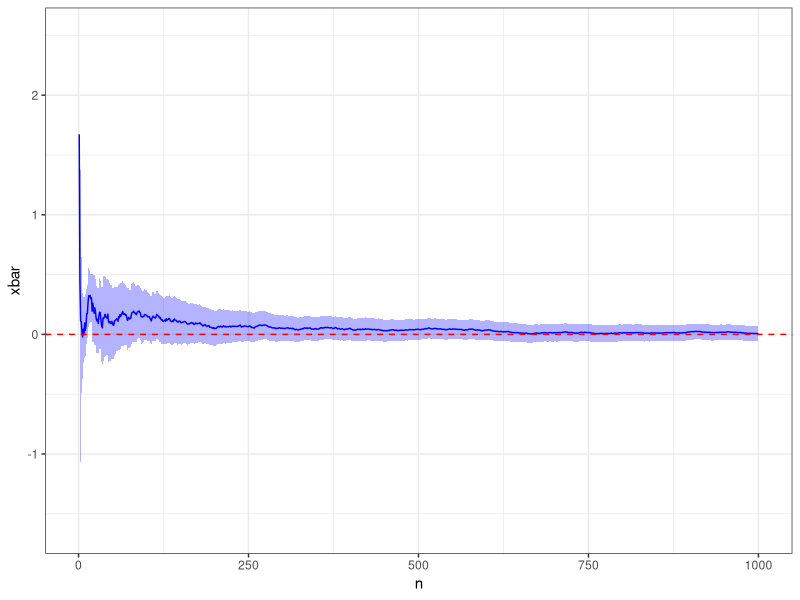
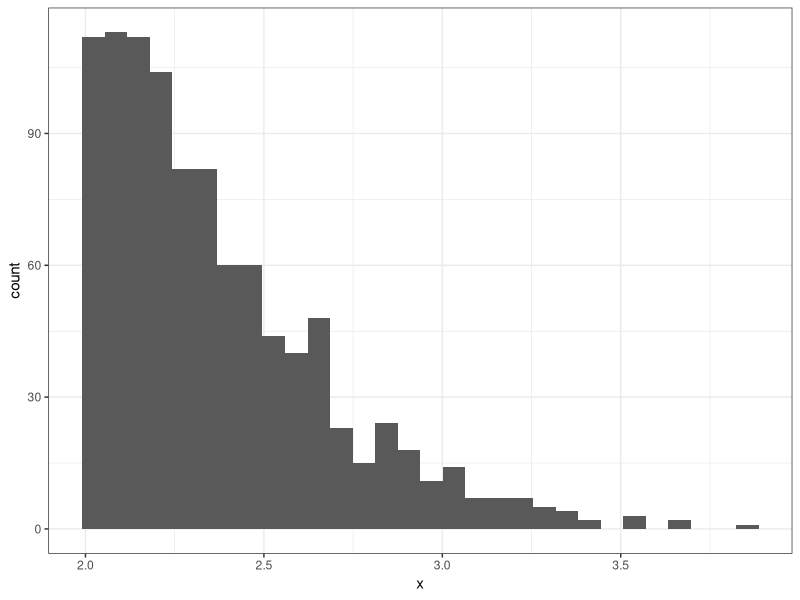
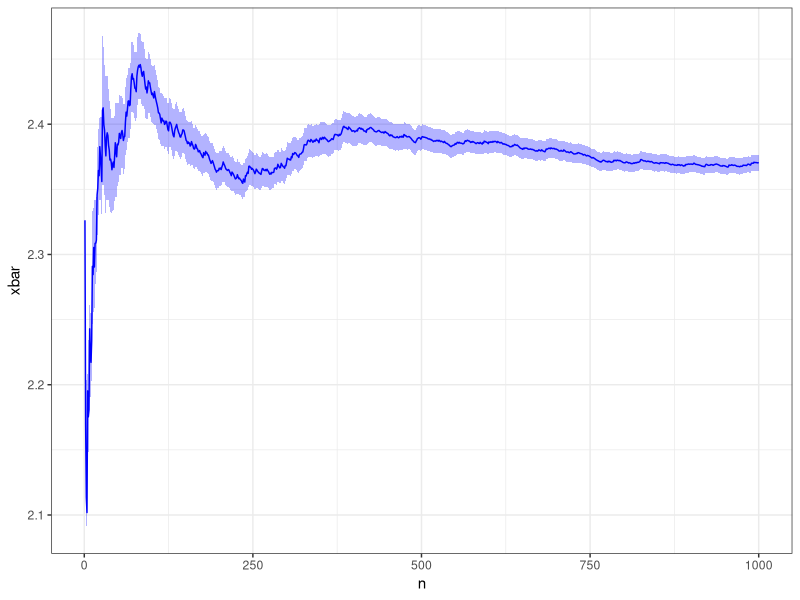
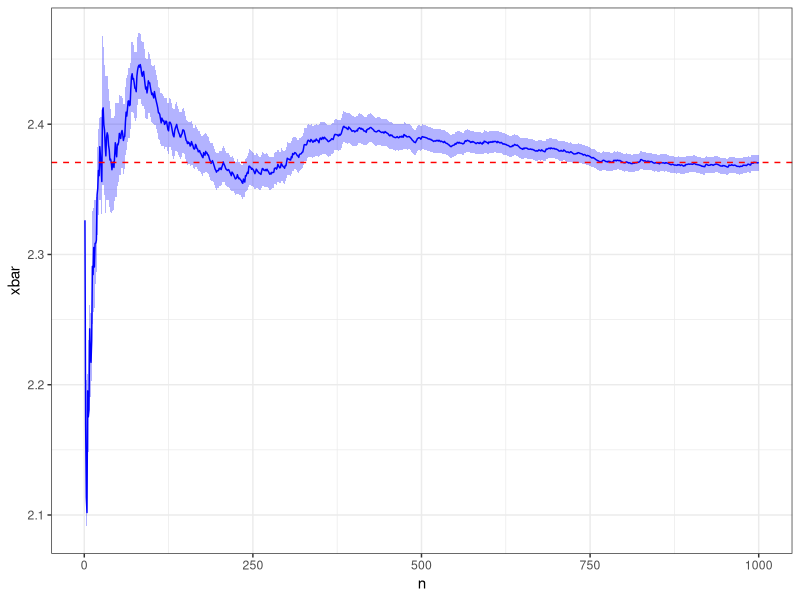
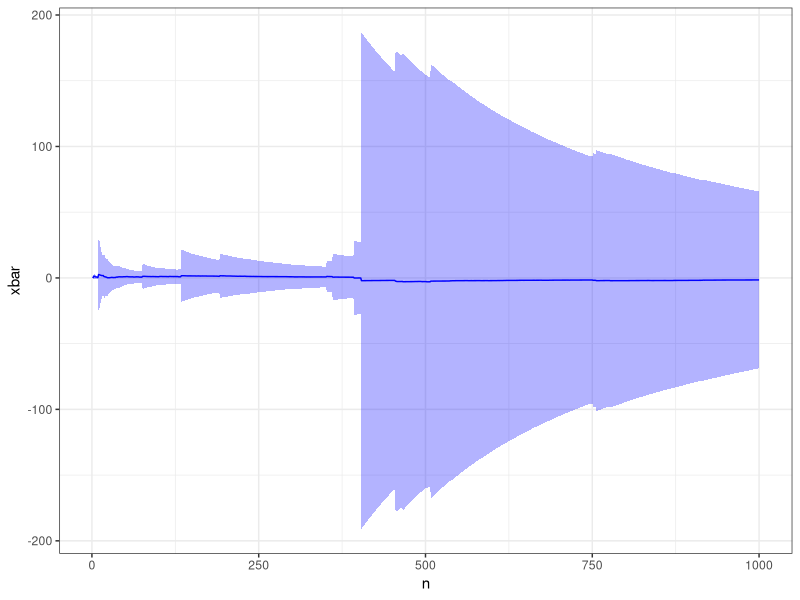
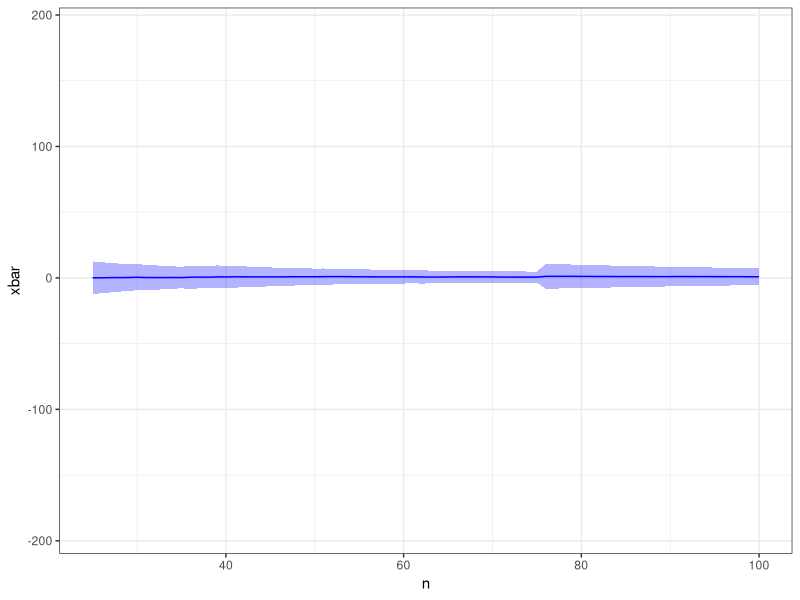
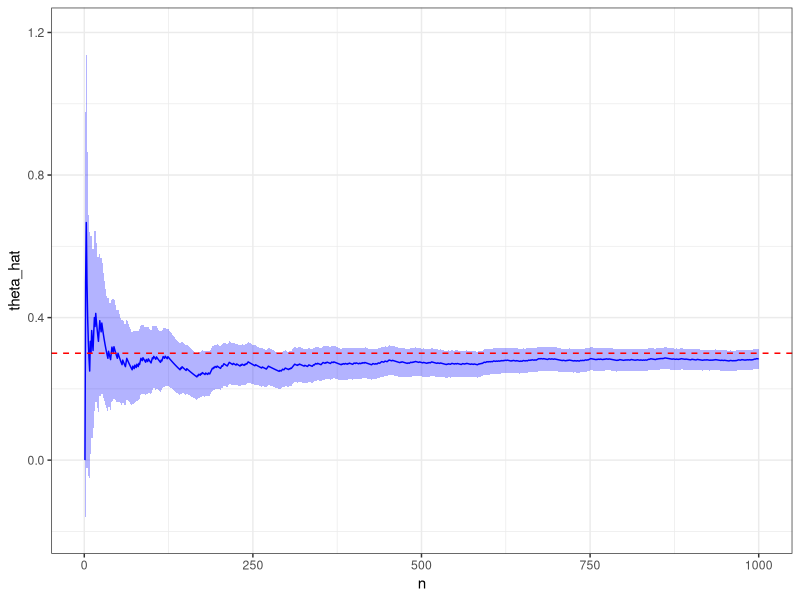

R code for these plots, in order:
## ---- chunk 1
knitr::opts_chunk$set(echo = TRUE)
## ---- chunk 2
library("tidyverse"); theme_set(theme_bw())
library("scales") # for breaks_pretty()
## ---- chunk 3
create_mean_dataframe <- function(x) {
  data.frame(n = 1:length(x)) %>%
    mutate(
      xbar = cumsum(x)/n,
      s    = cumsum((x-xbar)^2)/(n-1),
      lcl  = xbar - qnorm(.975)*s/sqrt(n),
      ucl  = xbar + qnorm(.975)*s/sqrt(n)
    )
}
## ---- chunk 4
plot_mean <- function(d, truth = NULL) {
  g <- ggplot(d, aes(x = n, y = xbar, ymin = lcl, ymax = ucl)) + 
    geom_ribbon(fill = "blue", alpha = 0.3) + 
    geom_line(color = "blue")
  
  if (!is.null(truth))
    g <- g + geom_hline(yintercept = truth, color = "red", linetype = 2)
  
  return(g)
}
## ---- chunk 5
m <- 0
s <- 1

x <- rnorm(1e3, mean = m, sd = 1)

d <- create_mean_dataframe(x)

plot_mean(d, truth = m)
## ---- chunk 6
rtnorm <- function(n, mean, sd, a, b) {
  x <- rnorm(n, mean, sd)
  for (i in seq_along(x)) {
    while (x[i] < a || x[i] > b) {
      x[i] <- rnorm(1, mean, sd)
    }
  }
  return(x)
}
## ---- chunk 7
m <- 0
s <- 1
a <- 2
b <- 4

x <- rtnorm(1e3, m, s, a, b)

summary(x)

ggplot() +
  geom_histogram(mapping = aes(x = x))
## ---- chunk 8
d <- create_mean_dataframe(x)
plot_mean(d)
## ---- chunk 9
mean <- m + (dnorm(a)-dnorm(b))/(pnorm(b) - pnorm(a)) * s
plot_mean(d, truth = mean)
## ---- chunk 10
m <- 0
s <- 1

x <- rcauchy(1e3, m, s)

d <- create_mean_dataframe(x)
plot_mean(d)
plot_mean(d) + xlim(25,100) # will likely need to adjust the limits
## ---- chunk 11
create_proportion_dataframe <- function(x) {
  data.frame(n = 1:length(x)) %>%
    mutate(
      theta_hat = cumsum(x)/n,
      se        = sqrt(theta_hat*(1-theta_hat)/n),
      lcl       = theta_hat - qnorm(.975)*se,
      ucl       = theta_hat + qnorm(.975)*se
    )
}
## ---- chunk 12
plot_proportion <- function(d, truth = NULL) {
  g <- ggplot(d, aes(x = n, y = theta_hat, ymin = lcl, ymax = ucl)) + 
    geom_ribbon(fill = "blue", alpha = 0.3) + 
    geom_line(color = "blue")
  
  if (!is.null(truth))
    g <- g + geom_hline(yintercept = truth, color = "red", linetype = 2)
  
  return(g)
}
## ---- chunk 13
p <- 0.3

x <- rbinom(1e3, size = 1, prob = p)

d <- create_proportion_dataframe(x)
plot_proportion(d, truth = p)
